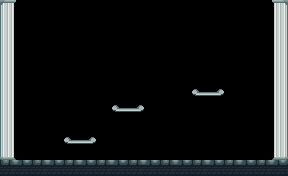

This is a level from a 2D game, rendered from its Tiled map with the project's own tilesets. A one-line summary and the complete map file follow:
An orthogonal 18x11 tile map with 16x16 px tiles, 1 tile layer (Camada de Blocos 1), 2 tilesets and 12 objects (Player, Door, ScannableItem, AlienDevice).

<map version="1.10" tiledversion="1.10.2" orientation="orthogonal" renderorder="right-down" width="18" height="11" tilewidth="16" tileheight="16" infinite="0" nextlayerid="5" nextobjectid="57">
 <tileset firstgid="1" source="placeholder.tsx" />
 <tileset firstgid="10" source="tileset-Sheet-Sheet.tsx" />
 <layer id="1" name="Camada de Blocos 1" width="18" height="11">
  <data encoding="csv">
23,0,0,0,0,0,0,0,0,0,0,0,0,0,0,0,0,2147483671,
28,0,0,0,0,0,0,0,0,0,0,0,0,0,0,0,2147483677,2147483676,
28,0,0,0,0,0,0,0,0,0,0,0,2147483677,2147483677,2147483677,0,2147483677,2147483676,
28,0,0,0,0,0,0,0,0,0,0,2147483677,2147483677,2147483677,2147483677,0,2147483677,2147483676,
28,0,0,0,0,0,0,0,0,0,0,2147483677,2147483677,2147483677,2147483677,0,2147483677,2147483676,
28,0,0,0,0,0,0,0,0,0,0,2147483677,11,13,2147483677,0,2147483677,2147483676,
28,0,0,0,0,0,0,11,13,0,0,0,0,0,2147483677,0,2147483677,2147483676,
28,0,0,0,0,0,0,0,0,0,0,2147483677,2147483677,0,0,0,0,2147483676,
28,0,0,0,11,13,0,0,0,0,0,2147483677,0,0,0,0,2147483677,2147483676,
33,0,0,0,0,0,0,0,0,0,0,0,0,0,2147483677,0,0,2147483681,
20,21,20,21,20,21,20,21,20,21,20,21,20,21,20,21,20,21
</data>
 </layer>
 <objectgroup id="3" name="Collision">
  <object id="36" x="193" y="91.5758" width="32" height="5.05682" />
  <object id="39" x="271.792" y="0.5" width="16" height="159" />
  <object id="40" x="0.921" y="159.333" width="287.408" height="16" />
  <object id="41" x="16.5192" y="0.666667" width="256.295" height="16" />
  <object id="42" x="111.818" y="107.364" width="32" height="5.30682" />
  <object id="43" x="63.8182" y="139.545" width="32" height="5.36364" />
  <object id="49" x="13.125" y="149" width="13.375" height="3.375" />
  <object id="52" x="1" y="1" width="16" height="159" />
 </objectgroup>
 <objectgroup id="2" name="SpawnPoint">
  <object id="1" name="Player" type="Player" x="42.5341" y="104.283" width="10.8807" height="11.2273">
   <properties>
    <property name="Small" type="bool" value="true" />
   </properties>
  </object>
  <object id="35" name="Door" type="Door" x="197.417" y="67.8955" width="22" height="24">
   <properties>
    <property name="Open" type="bool" value="true" />
   </properties>
  </object>
  <object id="44" type="ScannableItem" x="97" y="64" width="16" height="16" />
  <object id="56" type="AlienDevice" x="49" y="31" width="14" height="17" />
 </objectgroup>
</map>